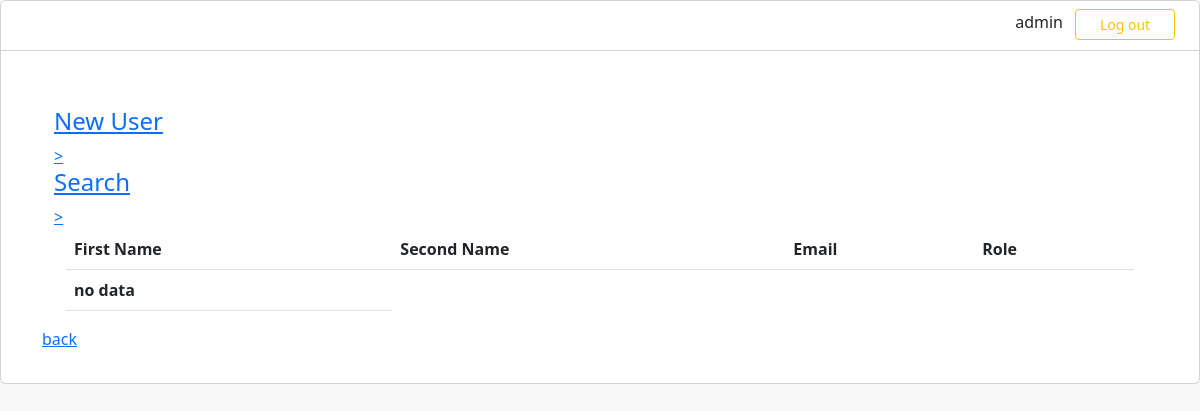
The app's page /users/ (signed in), older data.
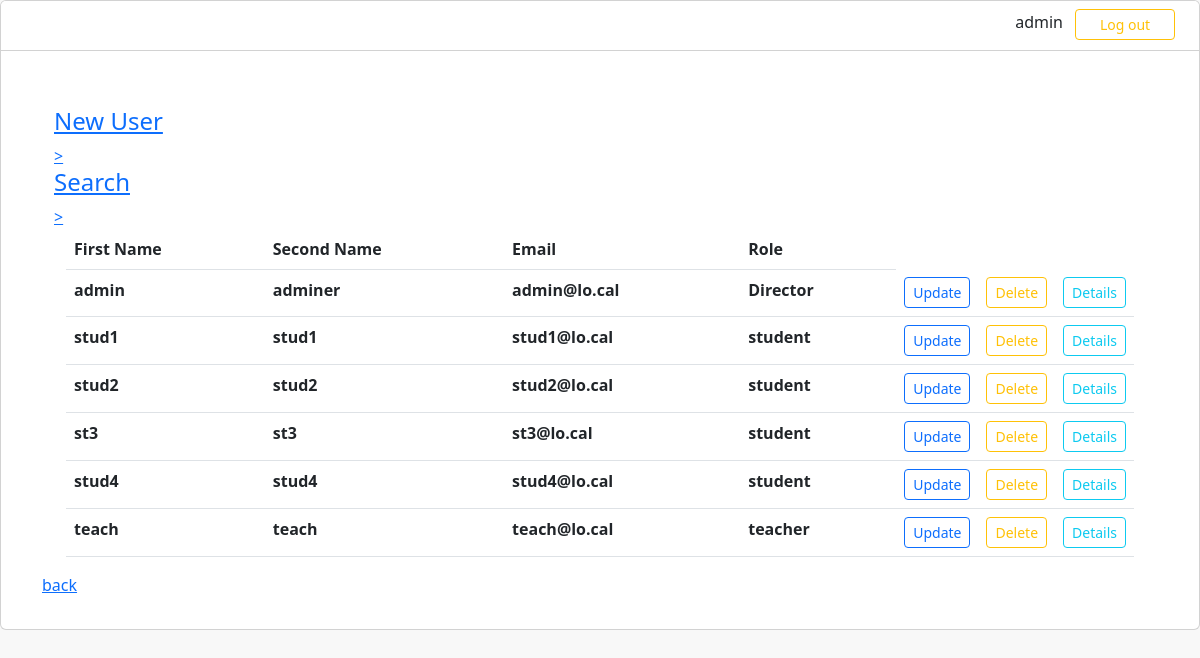
The same page, newer data.
### app_main/models.py (models this page shows, shortened)
class Profile(models.Model):
    user: Any = models.OneToOneField(
        User, blank=True, null=True, on_delete=models.CASCADE, related_name="+"
    )
    username: Any = models.TextField(
        blank=True,
        null=True,
    )
    name: Any = models.TextField(
        blank=True,
        null=True,
    )
    lastname: Any = models.TextField(
        blank=True,
        null=True,
    )
    email: Any = models.EmailField(
        blank=True,
        null=True,
    )
    date: Any = models.DateTimeField(
        blank=True,
        null=True,
    )
    marks: Any = models.JSONField(
        blank=True,
        null=True,
        default={},
    )
    role: Any = models.TextField(
        blank=True,
        null=True,
    )
    classes: Any = models.JSONField(
        blank=True,
        null=True,
    )

### app_main/views/logic/users.py (the view)
# urls.py: path("users/", views.AllUsersView.as_view(), name="users"),
class AllUsersView(LRMixin, RoleUPTMixin, generic.ListView):
    role_required: str = "director"
    template_name = "app_main/allusers.html"
    model = Profile

### app_main/views/mixins.py (called while the page is built)
    def test_func(self) -> Any:
        usr_rq = self.request.user  # type: ignore
        usr = User.objects.get(id=usr_rq.pk)
        if usr.is_superuser:
            return 1
        prf = Profile.objects.get(user_id=usr.pk)
        prf_rl = prf.role
        return prf_rl == self.role_required

### app_main/templates/app_main/allusers.html (shortened to what this page needs)
{% extends 'app_main/index.html' %}
{% block content %}
<div style="height:40px"></div>
<div class="container" style="margin: top 2em;">
    <div class="container">
        <a href="../newuser" role="button"><h4>New User</h4>></a>
    </div>
    <div class="container">
        <a href="#collapsesearch", data-bs-toggle="collapse", aria-controls="collapsesearch" role="button" aria-expanded="false"><h4>Search</h4>></a>
        <div class="container">
            <table class="table">
                <thead>
                    <tr>
                    <th scope="col">First Name</th>
                    <th scope="col">Second Name</th>
                    <th scope="col">Email</th>
                    <th scope="col">Role</th>
                    </tr>
                </thead>
                <tbody>
                    {% for c in object_list %}
                        <tr>
                        <th scope="col">{{ c.name }}</th>
                        <th scope="col">{{ c.lastname }}</th>
                        <th scope="col">{{ c.email }}</th>
                        <th scope="col">{{ c.role }}</th>
                        <th scope="col" width="20">
                            <form action="{{ c.id }}/update/">
                                <button type="submit" class="btn btn-outline-primary btn-sm">Update</button>
                            </form>
                        </th>
                        <th scope="col" width="20">
                            <form action="{{ c.id }}/delete/">
                                <button type="submit" class="btn btn-outline-warning btn-sm">Delete</button>
                            </form>
                        </th>
                        <th scope="col" width="20">
                            <form  action="{{ c.id }}/">
                                <button type="submit" class="btn btn-outline-info btn-sm">Details</button>
                            </form>
                        </th>
                        </tr>
                    {% empty %}
                        <th scope="col"> no data </th>
                    {% endfor %}
                </tbody>
            </table>
        </div>
    </div>
    <div class="mb-3">
        <a href="/">back
        </a>
    </div>
</div>
{% endblock content %}

### app_main/templates/app_main/index.html (shortened to what this page needs)
<!DOCTYPE html>
<html lang="en">
    {% block head %}
<head>
    <link href="https://cdn.jsdelivr.net/npm/bootstrap@5.3.0-alpha1/dist/css/bootstrap.min.css" rel="stylesheet">
</head>
    {% endblock head %}
<body style="background-color: #F8F8F8; height:100vw;">
    <div class="card">
        <div class="card-header" style="background-color: white; height: 50px;">
                {% if user.is_authenticated %}
                <div class="container" style="max-width:300px; float:right">
                    <form class="list row g-2 col-12" method="post" action="{% url 'main:logout' %}"style="float: right; display: inline; max-width: 100px;">
                        <button type="submit" class="btn btn-outline-warning btn-sm" value="confirm" style="max-width: 100px;">Log out</button>
                    </form>
                    <div style="float: right; display: inline; margin-left: 1em; margin-right: 1em; margin-top: 4px;"><h6>{{ user }}</h6></div>
                </div>
            {% endif %}
        </div>
        <div class="card-body">
        {% block content %}{% endblock content %}
    </div>
    </div>
</body>
</html>

Row changes from the older to the newer data that the page shows:
added Profile: name "admin", lastname "adminer", email "admin@lo.cal", role "Director"
added Profile: name "stud1", lastname "stud1", email "stud1@lo.cal", role "student"
added Profile: name "stud2", lastname "stud2", email "stud2@lo.cal", role "student"
added Profile: name "st3", lastname "st3", email "st3@lo.cal", role "student"
added Profile: name "stud4", lastname "stud4", email "stud4@lo.cal", role "student"
added Profile: name "teach", lastname "teach", email "teach@lo.cal", role "teacher"
Text that changed along with them:
text no longer shown: "no data"
